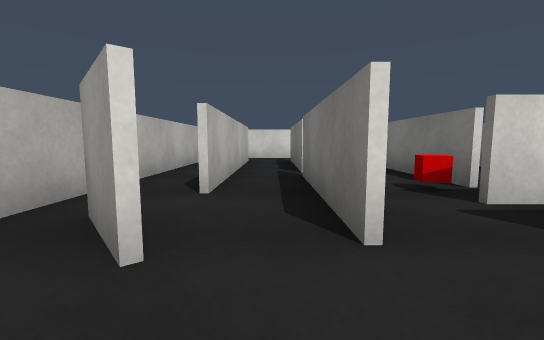
View 1 (above)

24 first-person views from a walk through a Unity game level. The camera is 0.56 m above the floor, tilts 6° down and sees 90° across. The floor is counted in squares, 1 m on a side. Each view is taken from the middle of a square. On the plan, view 1 faces up. The plan holds only what a view shows up to about 9 squares ahead; the rest is blank. The player is left out. Surface patterns are stand-ins for the level's own textures.

View 2
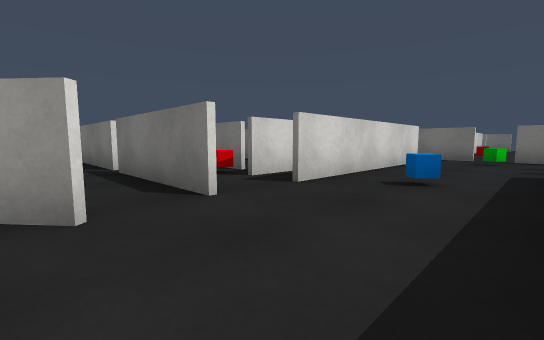

View 3
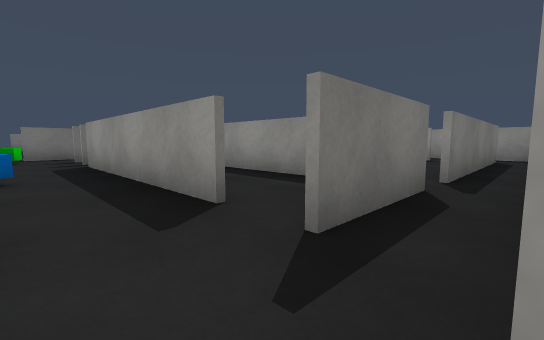

View 4
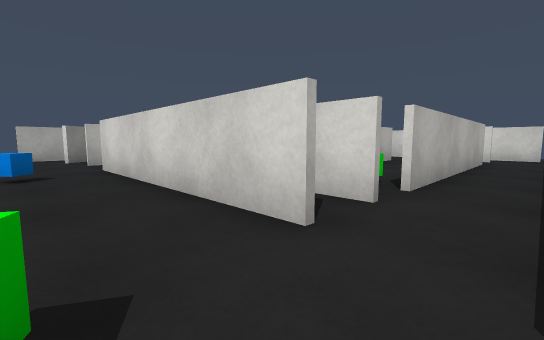

View 5
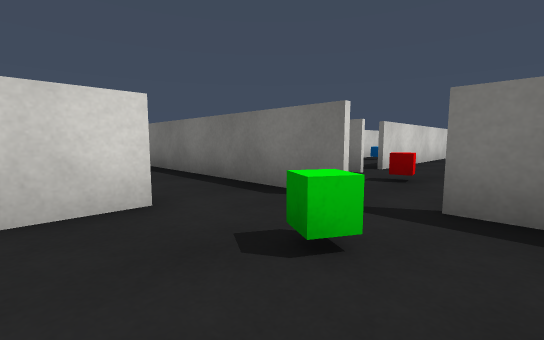

View 6
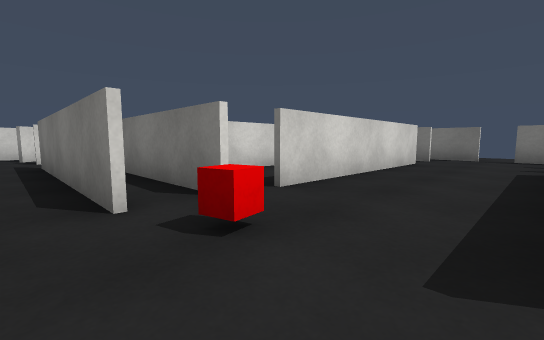

View 7
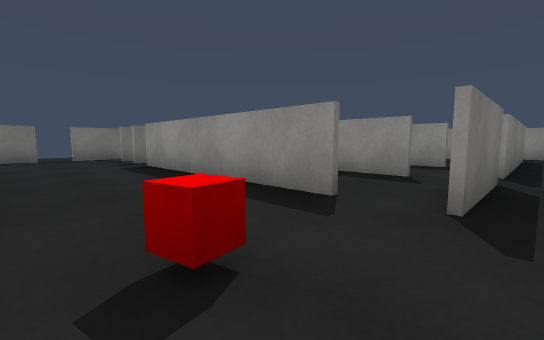

View 8
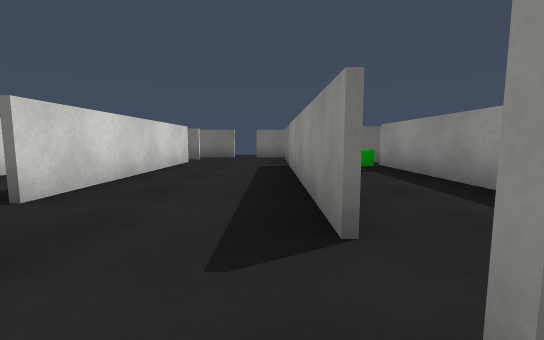

View 9
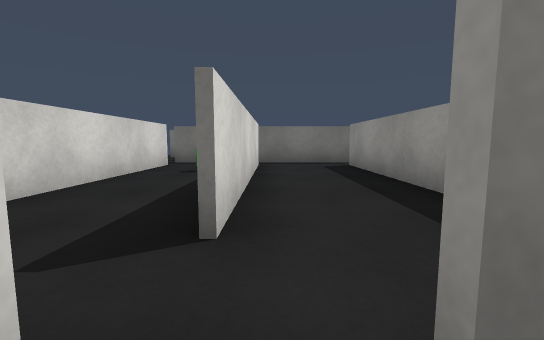

View 10
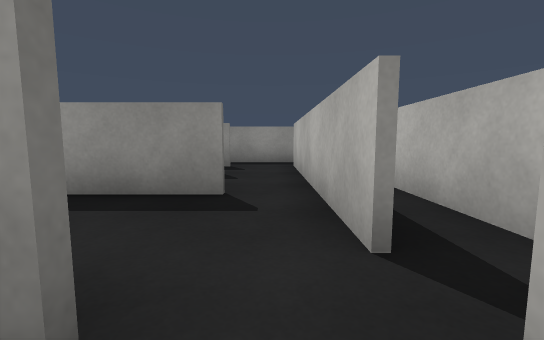

View 11
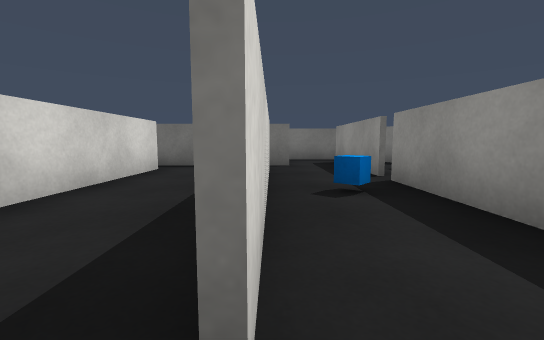

View 12
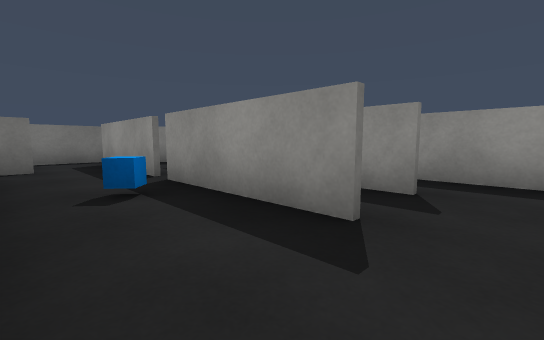

View 13
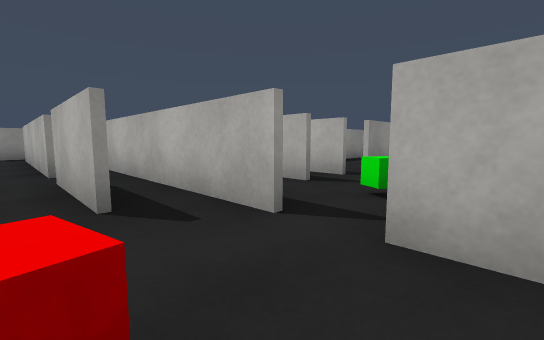

View 14
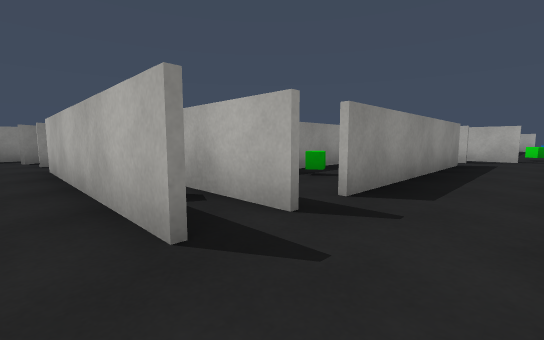

View 15
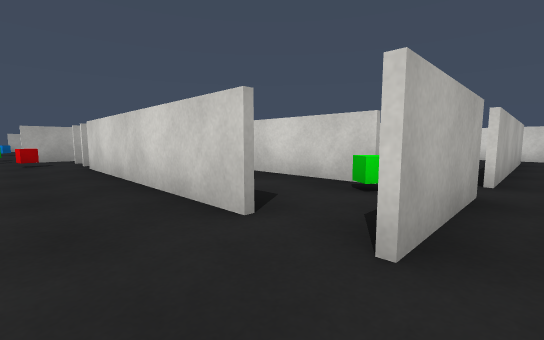

View 16
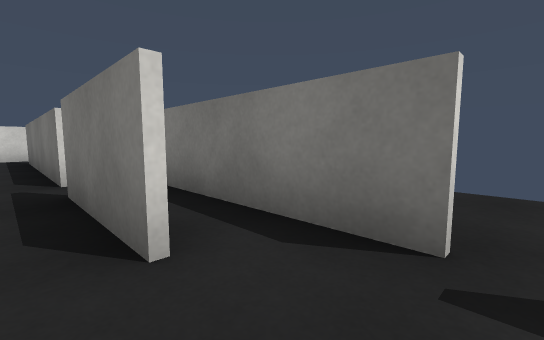

View 17
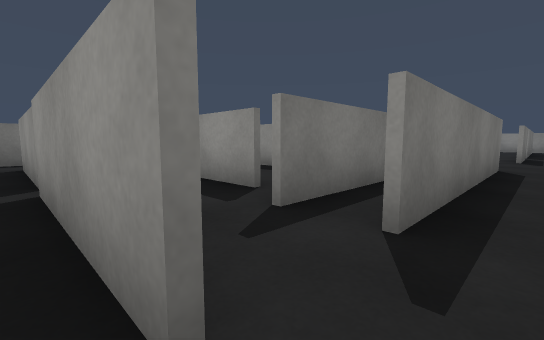

View 18
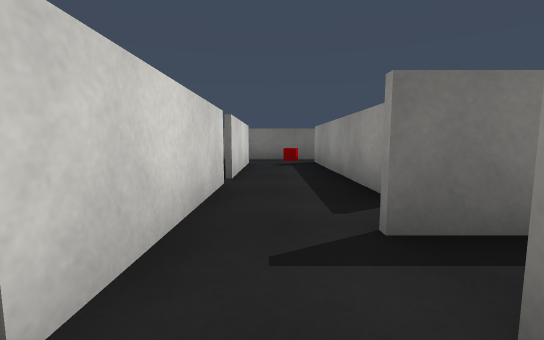

View 19
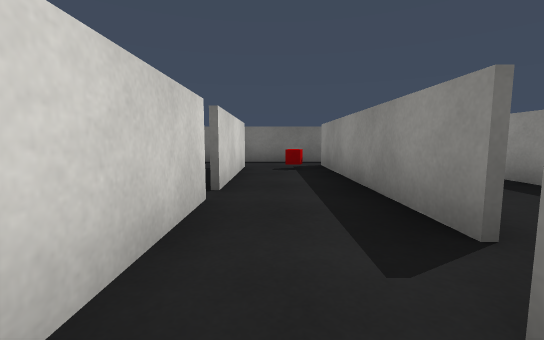

View 20
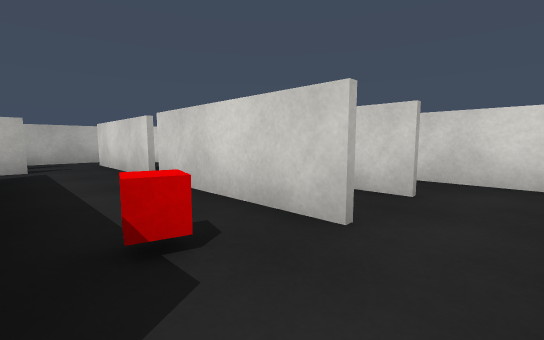

View 21
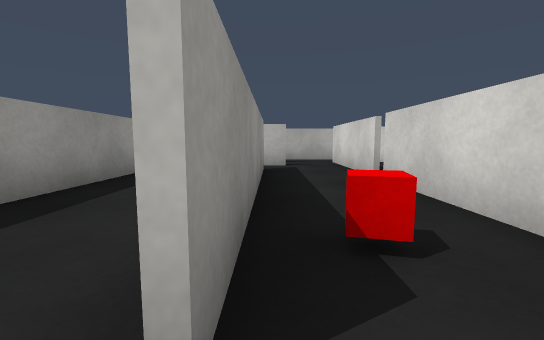

View 22
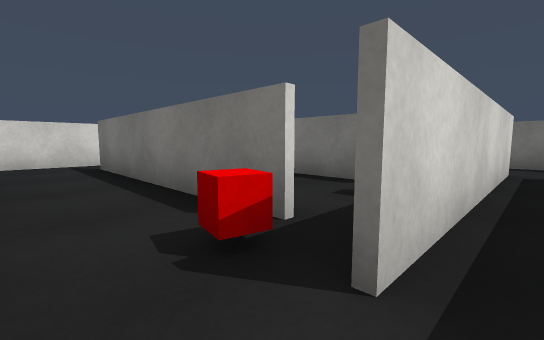

View 23
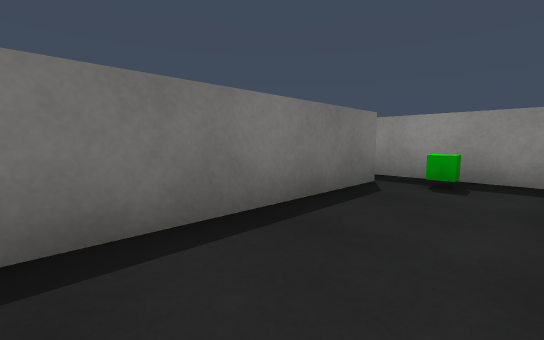

View 24
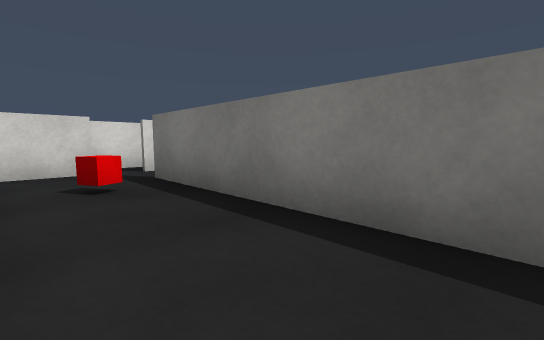

### Floor plan
Key: @ floor where view 1 was taken; # wall or solid block; x gap in a wall; . floor; = window, fence, low wall or low ledge; C red cube; B blue cube; G green cube; O other object.
Columns run from 2 left of view 1 to 18 right of it. Each row starts with its distance up from view 1.
 10       ######      ###
  9    ##########    ##.#
  8  ####..x ##.#######.#
  7 #####.C# ##.......C.#
  6 #####..#.##.#######.#
  5 #####..#.##.##......#
  4 ##=##..#O##.#######.#
  3 ##=.C.G..##.#########
  2 ##=.#######.##### ###
  1 ##..#####.#...#####.#
  0 ..@..B...G..C........
 -1 #.######..#..######.#
 -2 ###    #####......###
 -3  #        ##....G.##
 -4 #         #..#######
 -5 #         ##......##
 -6 #         ##.########
 -7 #          #...B....#
 -8 #          #.########
 -9 ##         #.##    ##
-10 ###        ###      #

Where each view was taken, in squares from view 1:
view 1: 0 up, 0 right, facing up
view 2: 1 down, 1 left, facing up-right
view 3: 0 up, 2 left, facing down-right
view 4: 0 up, 8 right, facing up-left
view 5: 1 down, 6 right, facing up-right
view 6: 1 down, 9 right, facing up-right
view 7: 1 up, 9 right, facing down-right
view 8: 1 down, 9 right, facing right
view 9: 4 down, 9 right, facing right
view 10: 3 down, 10 right, facing down
view 11: 6 down, 10 right, facing right
view 12: 6 down, 10 right, facing down-right
view 13: 1 up, 10 right, facing down-left
view 14: 0 up, 18 right, facing down-left
view 15: 0 up, 18 right, facing up-left
view 16: 0 up, 17 right, facing up-right
view 17: 8 up, 9 right, facing down-right
view 18: 7 up, 9 right, facing right
view 19: 7 up, 10 right, facing right
view 20: 6 up, 17 right, facing up-left
view 21: 6 up, 17 right, facing left
view 22: 2 up, 1 right, facing up-right
view 23: 7 up, 3 right, facing down-right
view 24: 4 up, 3 right, facing up-right
